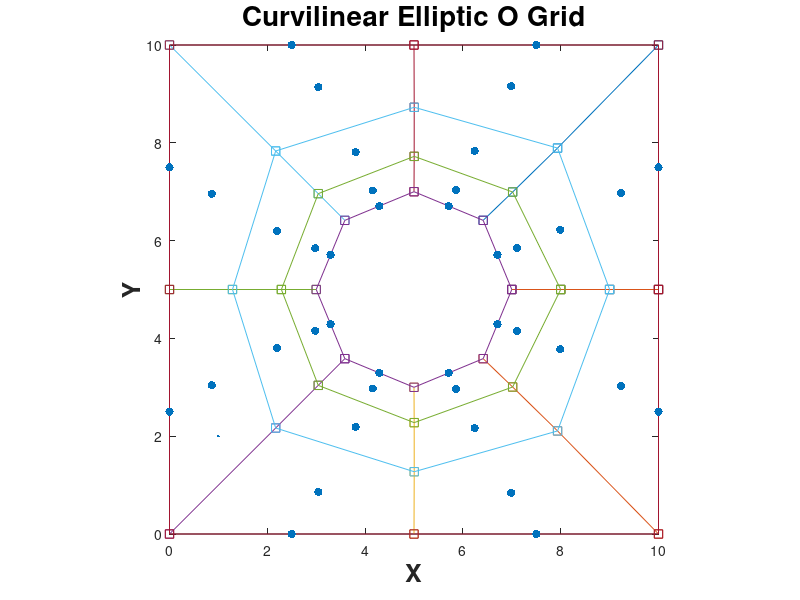

MATLAB code for this plot:
% Curvilinear Grid Generation using elliptic grid generation %

L = 10; % Edge length of the square plate 
imax = 10;
jmax = 5;
zetalines = imax-1;
etalines = jmax-1;

e = 1e-4; % Convergence tolerance for grid convergence

R = 2; % Radius of the inner circular hole
theta = linspace(0,-360,imax-1);

Dzeta = 1/(imax-2);
Deta = 1/(jmax-2);

x = ones(imax-1,jmax-1);
y = ones(imax-1,jmax-1);

x(1:imax-1,1) = R*cosd(theta)+L/2; % AB (Inner Boundary, Circular hole)
x(1:imax-1,jmax-1) = [10,10,5,0,0,0,5,10,10]; % DC (Outer Boundary, Square)
x(1,1:jmax-1) = linspace(7,10,jmax-1); % AD (Branch Cut)
x(imax-1,1:jmax-1) = linspace(7,10,jmax-1); % BC (Branch Cut)

y(1:imax-1,1) = R*sind(theta)+L/2; % AB (Inner Boundary, Circular hole)
y(1:imax-1,jmax-1) = [5,0,0,0,5,10,10,10,5]; % DC (Outer Boundary, Square)
y(1,1:jmax-1) = 5; % AD (Branch Cut)
y(imax-1,1:jmax-1) = 5; % BC (Branch Cut)

N=0;
while true
    N= N + 1;

    x_old = x;
    y_old = y;

    for i = 2:imax-2
        for j = 2:jmax-2

            A(i,j) = (((x_old(i,j+1) - x(i,j-1))/(2*Deta))^2) + (((y_old(i,j+1) - y(i,j-1))/(2*Deta))^2);
            C(i,j) = (((x_old(i+1,j) - x(i-1,j))/(2*Dzeta))^2) + (((y_old(i+1,j) - y(i-1,j))/(2*Dzeta))^2);
            B(i,j) = ((x_old(i+1,j) - x(i-1,j))*(x_old(i,j+1) - x(i,j-1))/(2*Dzeta*2*Deta)) + ((y_old(i+1,j) - y_old(i-1,j))*(y_old(i,j+1) - y_old(i,j-1))/(2*Dzeta*2*Deta));
            
            d_x(i,j) = (x_old(i+1,j+1) + x(i-1,j-1) - x_old(i-1,j+1) - x_old(i+1,j-1))/(4*Deta*Dzeta);
            d_y(i,j) = (y_old(i+1,j+1) + y(i-1,j-1) - y_old(i-1,j+1) - y_old(i+1,j-1))/(4*Deta*Dzeta);
        
            x(i,j) = (A(i,j)*(Deta^2) * (x_old(i+1,j) + x(i-1,j)) + C(i,j)*(Dzeta^2) *(x_old(i,j+1) + x(i,j-1)) - 2*(B(i,j))*(Dzeta^2)*(Deta^2)*(d_x(i,j)))/(2*((A(i,j))*(Deta^2) + (C(i,j))*(Dzeta^2)));
            y(i,j) = (A(i,j)*(Deta^2) * (y_old(i+1,j) + y(i-1,j)) + C(i,j)*(Dzeta^2) *(y_old(i,j+1) + y(i,j-1)) - 2*(B(i,j))*(Dzeta^2)*(Deta^2)*(d_y(i,j)))/(2*((A(i,j))*(Deta^2) + (C(i,j))*(Dzeta^2)));
        end
    end

    error = max(max(max(abs(x - x_old))), max(max(abs(y - y_old))));
    %disp(error)

    if error <= e
        break
    else
        continue
    end
end

figure(1)

plot(x',y','-s',LineWidth=2)
hold on
plot(x,y,'-s',LineWidth=2)
% Calculating Geometrical Parameters 

% Centroid of the CV %
for i = 2:imax-1
    for j = 2:jmax-1

        xc(i,j) = (x(i-1,j-1) + x(i-1,j) + x(i,j-1) + x(i,j))/4;
        yc(i,j) = (y(i-1,j-1) + y(i-1,j) + y(i,j-1) + y(i,j))/4;
    end
end



xc(2:imax-1,1) = (x(1:imax-2,1) + x(2:imax-1,1))/2;
xc(2:imax-1,jmax) = (x(1:imax-2,jmax-1) + x(2:imax-1,jmax-1))/2;
xc(1,2:jmax-1) = xc(imax-1,2:jmax-1);
xc(imax,2:jmax-1) = xc(2,2:jmax-1);
xc(1,1) = xc(imax-1,1);   xc(1,jmax) = xc(imax-1,jmax);
xc(imax,1) = xc(2,1);   xc(imax,jmax) = xc(2,jmax);


yc(2:imax-1,1) = (y(1:imax-2,1) + y(2:imax-1,1))/2;
yc(2:imax-1,jmax) = (y(1:imax-2,jmax-1) + y(2:imax-1,jmax-1))/2;
yc(1,2:jmax-1) = yc(imax-1,2:jmax-1);
yc(imax,2:jmax-1) = yc(2,2:jmax-1);
yc(1,1) = yc(imax-1,1);   yc(1,jmax) = yc(imax-1,jmax);
yc(imax,1) = yc(2,1);   yc(imax,jmax) = yc(2,jmax);

scatter(xc',yc','o','filled')
title('Curvilinear Elliptic O Grid','FontSize',20,'FontWeight','bold')
xlabel('X','FontSize',18,'FontWeight','bold')
ylabel('Y','FontSize',18,'FontWeight','bold')
axis square
